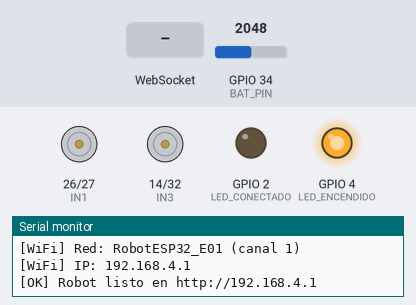
Simulated run of this sketch. Board: ESP32. On the bench: motor-driver pin pairs drawn as motors (green arrow = first pin HIGH = forward, orange = second pin HIGH = backward, longer = more drive, scaled by the enable pin), output pins drawn as LEDs (lit = HIGH), the last lines printed to the serial monitor. Inputs (shaded band) come from the test bench; at power-on: GPIO 34 (BAT_PIN) = 2048 (analog values on the 0–4095 scale). Storage starts empty.

Above: at 2.2 s.
2.3 s: WebSocket text "BAT:7.85" received
At 2.7 s:
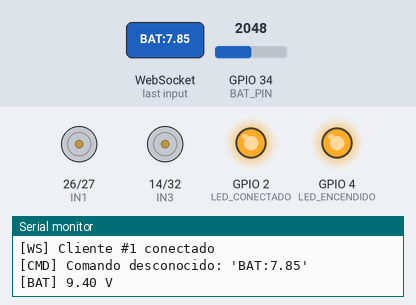
3.8 s: WebSocket text "F" received
At 4.08 s:
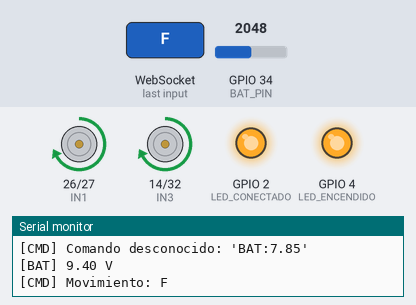
5.8 s: WebSocket text "B" received
At 6.2 s:
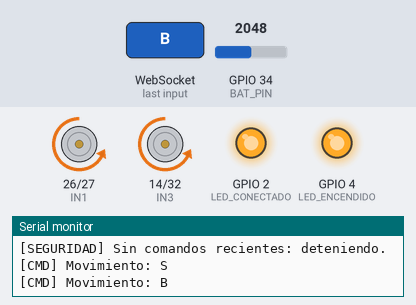
7.8 s: WebSocket text "R" received
At 8.08 s:
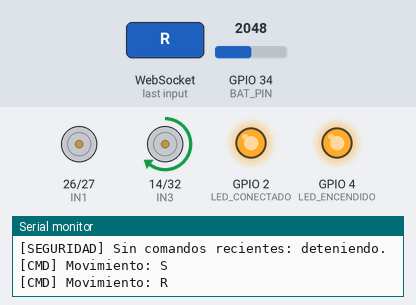
9.8 s: WebSocket text "L" received
At 10.2 s:
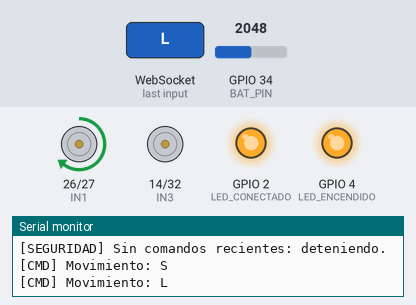
11.8 s: WebSocket text "P" received
At 12.2 s:
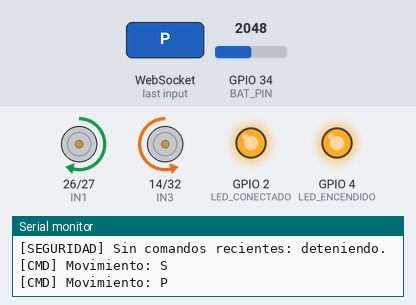
Timing chart, 0 to 14.8 s (numbered marks = the images above; inputs shaded):
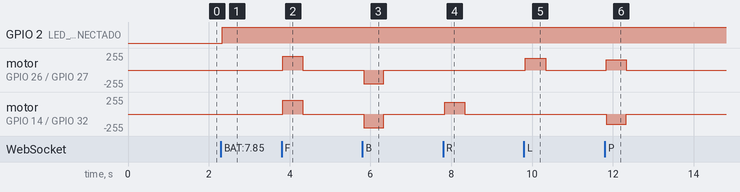

Measured:
- after the input at 2.3 s, GPIO 2 (LED_CONECTADO): LOW → HIGH at once
- after the input at 3.8 s, motor on GPIO 26 (IN1) / GPIO 27 (IN2), motor on GPIO 14 (IN3) / GPIO 32 (IN4): stopped → forward 203/255 at once, → stopped 0.50 s later
- after the input at 5.8 s, motor on GPIO 26 (IN1) / GPIO 27 (IN2), motor on GPIO 14 (IN3) / GPIO 32 (IN4): stopped → backward 203/255 at once, → stopped 0.51 s later
- after the input at 7.8 s, motor on GPIO 14 (IN3) / GPIO 32 (IN4): stopped → forward 177/255 at once, → stopped 0.50 s later
- after the input at 9.8 s, motor on GPIO 26 (IN1) / GPIO 27 (IN2): stopped → forward 177/255 at once, → stopped 0.51 s later
- after the input at 11.8 s, motor on GPIO 26 (IN1) / GPIO 27 (IN2): stopped → forward 152/255 at once, → stopped 0.50 s later; motor on GPIO 14 (IN3) / GPIO 32 (IN4): stopped → backward 152/255 at once, → stopped 0.50 s later

The sketch:

practica3.ino
```cpp
/*
 * PRÁCTICA 3 – Control Remoto Completo del Robot
 * Robot ESP32 – Ingeniería en Sistemas Computacionales
 *
 * Descripción:
 *   Firmware completo e integrado del robot móvil diferencial.
 *   Incluye: servidor web, servidor WebSocket, control de motores
 *   PWM, LEDs indicadores de estado y monitor de tensión de batería
 *   mediante el ADC del ESP32.
 *
 * Archivos necesarios en /data (LittleFS):
 *   - index.html   (interfaz web principal)
 *   - style.css    (estilos visuales)
 *   - app.js       (cliente WebSocket en JavaScript)
 *
 * Conexiones ESP32 → L298N (igual que la Práctica 2):
 *   GPIO 26 → IN1    GPIO 27 → IN2   (Motor A – Rueda Derecha)
 *   GPIO 14 → IN3    GPIO 32 → IN4   (Motor B – Rueda Izquierda)
 *   GPIO 25 → ENA    GPIO 33 → ENB   (PWM; retirar jumpers ENA/ENB)
 *   GND     → GND   (tierra común OBLIGATORIA)
 *
 * Monitor de batería (2 celdas Li-ion, 6.0–8.4 V):
 *   Vbat ──[47 kΩ]──┬── GPIO 34 ──┐
 *                   [10 kΩ]   [100 nF]  (capacitor recomendado:
 *                    │            │      estabiliza la lectura)
 *                   GND ─────────┘
 *   GPIO 34 pertenece al ADC1, que funciona aunque el WiFi esté
 *   activo (el ADC2 no se puede usar con WiFi).
 *
 * Dependencias:
 *   - ESP32 Board Package  (Espressif Systems, v3.x)
 *   - ESPAsyncWebServer    (ESP32Async – Gestor de librerías)
 *   - AsyncTCP             (ESP32Async – Gestor de librerías)
 */

#include <WiFi.h>
#include <ESPAsyncWebServer.h>
#include <LittleFS.h>

#if ESP_ARDUINO_VERSION_MAJOR < 3
#error "Esta práctica requiere el ESP32 Board Package v3.x (API LEDC nueva)."
#endif

// ── Configuración por equipo ──────────────────────────────────────
#define NUM_EQUIPO  "01"   // Cambiar: 01, 02, 03...
#define CANAL_WIFI  1      // Repartir entre equipos: 1, 6 u 11

const char* SSID     = "RobotESP32_E" NUM_EQUIPO;   // p. ej. RobotESP32_E01
const char* PASSWORD = "robot1234";                  // Mín. 8 caracteres

// ── Pines de dirección del L298N ─────────────────────────────────
#define IN1  26
#define IN2  27
#define IN3  14
#define IN4  32

// ── Pines PWM del L298N ──────────────────────────────────────────
#define ENA  25
#define ENB  33

// ── LEDs indicadores ─────────────────────────────────────────────
#define LED_ENCENDIDO  4    // LED rojo: sistema energizado
#define LED_CONECTADO  2    // LED verde: hay al menos un cliente WebSocket

// ── Monitor de batería ───────────────────────────────────────────
// Factor del divisor: 10/(47+10) = 0.175 → Vmáx en GPIO34 = 8.4 × 0.175 ≈ 1.47 V
#define BAT_PIN          34
#define BAT_DIVISOR      5.7f    // Inverso del factor del divisor (57/10)
#define BAT_BAJA         6.8f    // Umbral de advertencia (V)
#define BAT_SIN_BATERIA  2.0f    // Por debajo de esto se asume que no hay
                                 // batería conectada (p. ej. solo USB)
const uint32_t INTERVALO_BAT = 10000;   // Enviar lectura cada 10 s

// ── Configuración PWM ─────────────────────────────────────────────
#define PWM_FREQ       1000
#define PWM_RES        8

// ── Velocidades (0–255) ───────────────────────────────────────────
#define VEL_ALTA       204   // 80 %
#define VEL_GIRO       178   // 70 %
#define VEL_PUNTO      153   // 60 %

// ── Seguridad ─────────────────────────────────────────────────────
//    app.js reenvía el comando cada 200 ms mientras el botón está
//    presionado. Si no llega nada en este tiempo, el robot se detiene.
#define TIEMPO_SEGURIDAD_MS  500

AsyncWebServer server(80);
AsyncWebSocket ws("/ws");

// ── Comunicación entre el manejador WebSocket y loop() ───────────
//    El manejador WebSocket corre en la tarea de AsyncTCP. Ahí no se
//    deben mover motores ni usar delay(); solo se dejan avisos que
//    loop() atiende.
volatile char          comandoPendiente = 0;
volatile unsigned long ultimoComandoMs  = 0;
volatile bool          pedirBateria     = false;
char                   movimientoActual = 'S';
uint32_t               ultimaLecturaBat = 0;

//
//  MÓDULO DE CONTROL DE MOTORES
//

void initMotores() {
  const int pines[] = {IN1, IN2, IN3, IN4};
  for (int p : pines) { pinMode(p, OUTPUT); digitalWrite(p, LOW); }
  // API LEDC del core 3.x: se asocia el pin directamente (sin canales)
  if (!ledcAttach(ENA, PWM_FREQ, PWM_RES) ||
      !ledcAttach(ENB, PWM_FREQ, PWM_RES)) {
    Serial.println("[ERROR] No se pudo configurar el PWM.");
    while (true) delay(1000);
  }
}

void setMotor(int i1, int i2, int i3, int i4, int pA, int pB) {
  digitalWrite(IN1, i1); digitalWrite(IN2, i2);
  digitalWrite(IN3, i3); digitalWrite(IN4, i4);
  ledcWrite(ENA, pA);    // En el core 3.x ledcWrite recibe el PIN
  ledcWrite(ENB, pB);
}

void detener()     { setMotor(0,0,0,0, 0,         0);         }
void avanzar()     { setMotor(1,0,1,0, VEL_ALTA,  VEL_ALTA);  }
void retroceder()  { setMotor(0,1,0,1, VEL_ALTA,  VEL_ALTA);  }
void girarDer()    { setMotor(0,0,1,0, 0,         VEL_GIRO);  }
void girarIzq()    { setMotor(1,0,0,0, VEL_GIRO,  0);         }
void girarPunto()  { setMotor(1,0,0,1, VEL_PUNTO, VEL_PUNTO); }

// Ejecuta un movimiento. Solo se llama desde setup() o loop().
void aplicarMovimiento(char c) {
  switch (c) {
    case 'F': avanzar();    break;
    case 'B': retroceder(); break;
    case 'R': girarDer();   break;
    case 'L': girarIzq();   break;
    case 'P': girarPunto(); break;
    default:  detener(); c = 'S'; break;
  }
  if (c != movimientoActual) {
    movimientoActual = c;
    Serial.printf("[CMD] Movimiento: %c\n", c);
    ws.textAll(String("MOV:") + c);   // Confirmar a la interfaz web
  }
}

//
//  MÓDULO DE MONITOR DE BATERÍA
//

float leerBateria() {
  // analogReadMilliVolts() usa la calibración de fábrica del chip.
  // Es mucho más exacta que (analogRead / 4095) × 3.3, porque el ADC
  // del ESP32 no es lineal; ese error se multiplicaría ×5.7.
  uint32_t sumaMv = 0;
  const int N = 16;
  for (int i = 0; i < N; i++) {
    sumaMv += analogReadMilliVolts(BAT_PIN);
    delayMicroseconds(200);
  }
  float vPin = (sumaMv / (float)N) / 1000.0f;   // Tensión en el pin (V)
  return vPin * BAT_DIVISOR;                    // Tensión de la batería (V)
}

void enviarEstadoBateria() {
  float v = leerBateria();

  if (v < BAT_SIN_BATERIA) {
    // Sin batería (o divisor desconectado): no lanzar alertas falsas
    ws.textAll("BAT:NA");
    Serial.printf("[BAT] Sin batería detectada (%.2f V)\n", v);
    return;
  }

  char msg[32];
  // Formato: 'BAT:7.85' – interpretado por app.js
  snprintf(msg, sizeof(msg), "BAT:%.2f", v);
  ws.textAll(msg);
  Serial.printf("[BAT] %.2f V\n", v);

  if (v <= BAT_BAJA) {
    ws.textAll("ALERTA:Batería baja – carga el robot pronto");
    Serial.println("[BAT] ¡ADVERTENCIA! Batería baja.");
  }
}

//
//  MANEJADOR WebSocket
//

void onWsEvent(AsyncWebSocket *srv, AsyncWebSocketClient *client,
               AwsEventType type, void *arg,
               uint8_t *data, size_t len) {
  if (type == WS_EVT_CONNECT) {
    Serial.printf("[WS] Cliente #%u conectado\n", client->id());
    client->text(String("MOV:") + movimientoActual);
    pedirBateria = true;     // loop() enviará la lectura de batería

  } else if (type == WS_EVT_DISCONNECT) {
    Serial.printf("[WS] Cliente #%u desconectado\n", client->id());
    comandoPendiente = 'S';  // Seguridad: detener robot al desconectar

  } else if (type == WS_EVT_DATA) {
    AwsFrameInfo *info = (AwsFrameInfo*)arg;
    if (info->final && info->index == 0 &&
        info->len == len && info->opcode == WS_TEXT) {

      // Copiar exactamente 'len' bytes (sin escribir data[len])
      String cmd;
      cmd.reserve(len);
      for (size_t i = 0; i < len; i++) cmd += (char)data[i];
      cmd.trim();

      if (cmd.length() == 1 && strchr("FBRLPS", cmd[0]) != nullptr) {
        ultimoComandoMs  = millis();   // Primero la marca de tiempo...
        comandoPendiente = cmd[0];     // ...luego el comando
      } else {
        Serial.printf("[CMD] Comando desconocido: '%s'\n", cmd.c_str());
        client->text("ALERTA:Comando no reconocido");
      }
    }
  }
}

//
//  SETUP
//

void setup() {
  Serial.begin(115200);
  delay(500);
  Serial.println("\n= Robot ESP32 – Práctica 3 (Completo) =");

  // LEDs de estado
  pinMode(LED_ENCENDIDO, OUTPUT);  digitalWrite(LED_ENCENDIDO, HIGH);
  pinMode(LED_CONECTADO, OUTPUT);  digitalWrite(LED_CONECTADO, LOW);

  // Motores
  initMotores();
  detener();

  // ADC para batería: atenuación de 11 dB (rango útil ~0.15–3.1 V)
  analogReadResolution(12);
  analogSetPinAttenuation(BAT_PIN, ADC_11db);

  // Sistema de archivos
  if (!LittleFS.begin()) {
    Serial.println("[ERROR] No se pudo montar LittleFS.");
    Serial.println("        Sube la carpeta /data con");
    Serial.println("        'Upload LittleFS to Pico/ESP8266/ESP32'.");
    while (true) delay(1000);
  }
  const char* archivos[] = {"/index.html", "/style.css", "/app.js"};
  for (const char* f : archivos) {
    if (!LittleFS.exists(f)) Serial.printf("[AVISO] Falta %s en LittleFS\n", f);
  }

  // WiFi Access Point
  WiFi.mode(WIFI_AP);
  if (!WiFi.softAP(SSID, PASSWORD, CANAL_WIFI)) {
    Serial.println("[ERROR] No se pudo crear el Access Point.");
    while (true) delay(1000);
  }
  delay(500);
  Serial.printf("[WiFi] Red: %s (canal %d)\n", SSID, CANAL_WIFI);
  Serial.print("[WiFi] IP: ");
  Serial.println(WiFi.softAPIP());

  // Servidor web + WebSocket
  ws.onEvent(onWsEvent);
  server.addHandler(&ws);
  server.serveStatic("/", LittleFS, "/").setDefaultFile("index.html");
  server.onNotFound([](AsyncWebServerRequest *r) {
    r->send(404, "text/plain", "No encontrado");
  });
  server.begin();
  Serial.print("[OK] Robot listo en http://");
  Serial.println(WiFi.softAPIP());
}

//
//  LOOP
//

void loop() {
  uint32_t ahora = millis();

  // 1. Ejecutar el comando recibido por WebSocket
  char c = comandoPendiente;
  if (c != 0) {
    comandoPendiente = 0;
    aplicarMovimiento(c);
  }

  // 2. Seguridad: detener si dejaron de llegar comandos
  if (movimientoActual != 'S' &&
      millis() - ultimoComandoMs > TIEMPO_SEGURIDAD_MS) {
    Serial.println("[SEGURIDAD] Sin comandos recientes: deteniendo.");
    aplicarMovimiento('S');
  }

  // 3. LED de conexión: encendido mientras haya algún cliente
  digitalWrite(LED_CONECTADO, ws.count() > 0 ? HIGH : LOW);

  // 4. Batería: al conectarse un cliente y luego cada INTERVALO_BAT
  if (pedirBateria || ahora - ultimaLecturaBat >= INTERVALO_BAT) {
    pedirBateria     = false;
    ultimaLecturaBat = ahora;
    if (ws.count() > 0) enviarEstadoBateria();
  }

  // 5. Limpiar conexiones WebSocket cerradas (una vez por segundo)
  static uint32_t ultimaLimpieza = 0;
  if (ahora - ultimaLimpieza >= 1000) {
    ws.cleanupClients();
    ultimaLimpieza = ahora;
  }

  delay(10);
}
```
